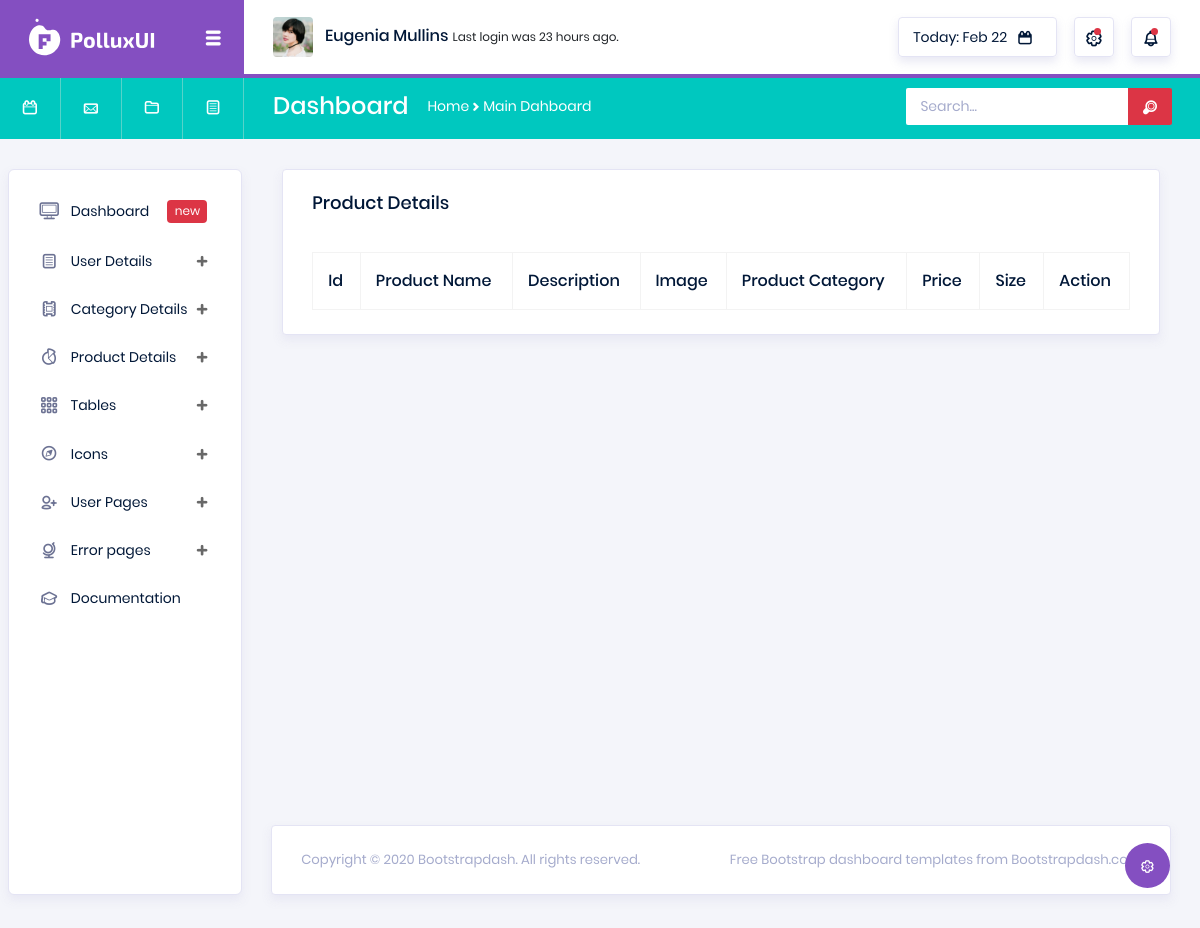
The app's page /Dashboard/viewproduct/, older data.
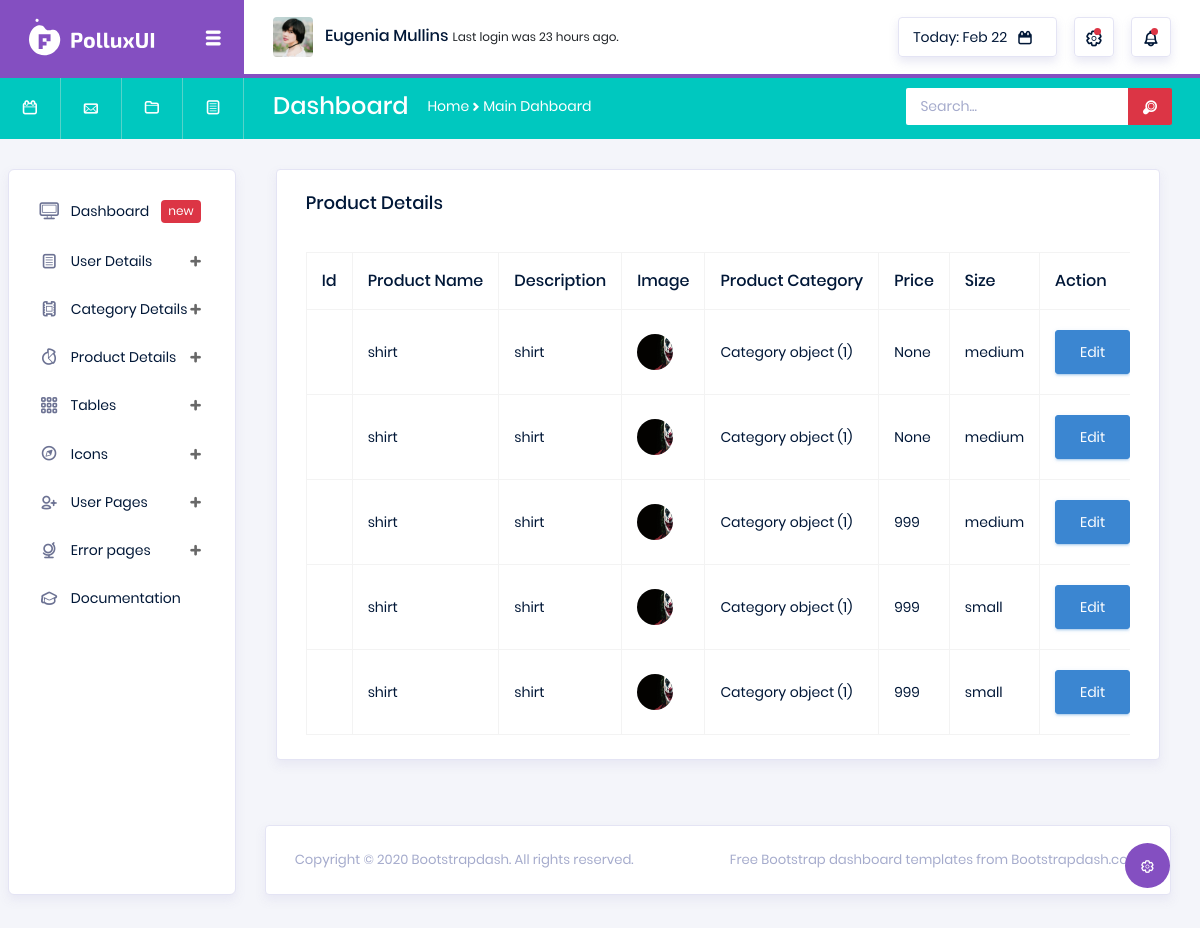
The same page, newer data.
### users/models.py (models this page shows, shortened)
class Product(models.Model):
    product_id = models.UUIDField(primary_key=True, default=uuid.uuid4, editable=False)
    Product_Name = models.CharField(max_length=100)
    Description = models.CharField(max_length=100)
    Product_Image = models.ImageField(upload_to="profile")
    Product_Category = models.ForeignKey(Category, on_delete=models.CASCADE)
    Price = models.IntegerField(null=True)
    SIZE_CHOICES = [
        ('small', 'Small'),
        ('medium', 'Medium'),
        ('large', 'Large'),
        ('xl', 'XL'),
    ]
    Size = models.CharField(max_length=10, choices=SIZE_CHOICES)
    COLOR_CHOICES = [
        ('red', 'Red'),
        ('blue', 'Blue'),
        ('green', 'Green'),
        ('yellow', 'Yellow'),
    ]
    Color = models.CharField(max_length=20, choices=COLOR_CHOICES)

class Category(models.Model):
    Category_Name = models.CharField(max_length=100)

### Dashboard/views.py (the view)
# urls.py: path('viewproduct/',views.viewproduct,name="viewproduct"),
def viewproduct(request):
    pro = Product.objects.all()
    return render(request,"ViewProduct.html",{'pro':pro})

### Dashboard/Templates/ViewProduct.html (shortened to what this page needs)
<!DOCTYPE html>
{% load static %}
<html lang="en">
<head>
  <link rel="stylesheet" href="{% static 'vendors/typicons/typicons.css' %}">
  <link rel="stylesheet" href="{% static 'vendors/css/vendor.bundle.base.css' %}">
  <link rel="stylesheet" href="{% static 'css/vertical-layout-light/style.css' %}">
</head>
<body>
  <div class="container-scroller">
    <nav class="navbar col-lg-12 col-12 p-0 fixed-top d-flex flex-row">
      <div class="navbar-brand-wrapper d-flex justify-content-center">
        <div class="navbar-brand-inner-wrapper d-flex justify-content-between align-items-center w-100">
          <a class="navbar-brand brand-logo" href="index.html"><img src="{% static 'images/logo.svg' %}" alt="logo"/></a>
          <button class="navbar-toggler navbar-toggler align-self-center" type="button" data-toggle="minimize">
            <span class="typcn typcn-th-menu"></span>
          </button>
        </div>
      </div>
      <div class="navbar-menu-wrapper d-flex align-items-center justify-content-end">
        <ul class="navbar-nav mr-lg-2">
          <li class="nav-item nav-profile dropdown">
            <a class="nav-link" href="#" data-toggle="dropdown" id="profileDropdown">
              <img src="{% static 'images/faces/face5.jpg' %}" alt="profile"/>
              <span class="nav-profile-name">Eugenia Mullins</span>
            </a>
          </li>
          <li class="nav-item nav-user-status dropdown">
              <p class="mb-0">Last login was 23 hours ago.</p>
          </li>
        </ul>
         <ul class="navbar-nav navbar-nav-right">
                         <li class="nav-item nav-date dropdown">
          <a class="nav-link d-flex justify-content-center align-items-center" href="javascript:;">
            <h6 class="date mb-0" id="currentDate"></h6>
            <i class="typcn typcn-calendar"></i>
          </a>
        </li>
          <li class="nav-item dropdown">
            <a class="nav-link count-indicator dropdown-toggle d-flex justify-content-center align-items-center" id="messageDropdown" href="#" data-toggle="dropdown">
              <i class="typcn typcn-cog-outline mx-0"></i>
              <span class="count"></span>
            </a>
          </li>
          <li class="nav-item dropdown mr-0">
            <a class="nav-link count-indicator dropdown-toggle d-flex align-items-center justify-content-center" id="notificationDropdown" href="#" data-toggle="dropdown">
              <i class="typcn typcn-bell mx-0"></i>
              <span class="count"></span>
            </a>
          </li>
        </ul>
      </div>
    </nav>
    <nav class="navbar-breadcrumb col-xl-12 col-12 d-flex flex-row p-0">
      <div class="navbar-links-wrapper d-flex align-items-stretch">
        <div class="nav-link">
          <a href="javascript:;"><i class="typcn typcn-calendar-outline"></i></a>
        </div>
        <div class="nav-link">
          <a href="javascript:;"><i class="typcn typcn-mail"></i></a>
        </div>
        <div class="nav-link">
          <a href="javascript:;"><i class="typcn typcn-folder"></i></a>
        </div>
        <div class="nav-link">
          <a href="javascript:;"><i class="typcn typcn-document-text"></i></a>
        </div>
      </div>
      <div class="navbar-menu-wrapper d-flex align-items-center justify-content-end">
        <ul class="navbar-nav mr-lg-2">
          <li class="nav-item ml-0">
            <h4 class="mb-0">Dashboard</h4>
          </li>
          <li class="nav-item">
            <div class="d-flex align-items-baseline">
              <p class="mb-0">Home</p>
              <i class="typcn typcn-chevron-right"></i>
              <p class="mb-0">Main Dahboard</p>
            </div>
          </li>
        </ul>
        <ul class="navbar-nav navbar-nav-right">
          <li class="nav-item nav-search d-none d-md-block mr-0">
            <div class="input-group">
              <input type="text" class="form-control" placeholder="Search..." aria-label="search" aria-describedby="search">
              <div class="input-group-prepend">
                <span class="input-group-text" id="search">
                  <i class="typcn typcn-zoom"></i>
                </span>
              </div>
            </div>
          </li>
        </ul>
      </div>
    </nav>
    <div class="container-fluid page-body-wrapper">
      <div class="theme-setting-wrapper">
        <div id="settings-trigger"><i class="typcn typcn-cog-outline"></i></div>
      </div>
      <nav class="sidebar sidebar-offcanvas" id="sidebar">
        <ul class="nav">
          <li class="nav-item">
            <a class="nav-link" href="{% url 'index' %}">
              <i class="typcn typcn-device-desktop menu-icon"></i>
              <span class="menu-title">Dashboard</span>
              <div class="badge badge-danger">new</div>
            </a>
          </li>
          <li class="nav-item">
            <a class="nav-link" data-toggle="collapse" href="#ui-basic" aria-expanded="false" aria-controls="ui-basic">
              <i class="typcn typcn-document-text menu-icon"></i>
              <span class="menu-title">User Details</span>
              <i class="menu-arrow"></i>
            </a>
          </li>
          <li class="nav-item">
            <a class="nav-link" data-toggle="collapse" href="#form-elements" aria-expanded="false" aria-controls="form-elements">
              <i class="typcn typcn-film menu-icon"></i>
              <span class="menu-title">Category Details</span>
              <i class="menu-arrow"></i>
            </a>
          </li>
          <li class="nav-item">
            <a class="nav-link" data-toggle="collapse" href="#charts" aria-expanded="false" aria-controls="charts">
              <i class="typcn typcn-chart-pie-outline menu-icon"></i>
              <span class="menu-title">Product Details</span>
              <i class="menu-arrow"></i>
            </a>
          </li>
          <li class="nav-item">
            <a class="nav-link" data-toggle="collapse" href="#tables" aria-expanded="false" aria-controls="tables">
              <i class="typcn typcn-th-small-outline menu-icon"></i>
              <span class="menu-title">Tables</span>
              <i class="menu-arrow"></i>
            </a>
          </li>
          <li class="nav-item">
            <a class="nav-link" data-toggle="collapse" href="#icons" aria-expanded="false" aria-controls="icons">
              <i class="typcn typcn-compass menu-icon"></i>
              <span class="menu-title">Icons</span>
              <i class="menu-arrow"></i>
            </a>
          </li>
          <li class="nav-item">
            <a class="nav-link" data-toggle="collapse" href="#auth" aria-expanded="false" aria-controls="auth">
              <i class="typcn typcn-user-add-outline menu-icon"></i>
              <span class="menu-title">User Pages</span>
              <i class="menu-arrow"></i>
            </a>
          </li>
          <li class="nav-item">
            <a class="nav-link" data-toggle="collapse" href="#error" aria-expanded="false" aria-controls="error">
              <i class="typcn typcn-globe-outline menu-icon"></i>
              <span class="menu-title">Error pages</span>
              <i class="menu-arrow"></i>
            </a>
          </li>
          <li class="nav-item">
            <a class="nav-link" href="https://bootstrapdash.com/demo/polluxui-free/docs/documentation.html">
              <i class="typcn typcn-mortar-board menu-icon"></i>
              <span class="menu-title">Documentation</span>
            </a>
          </li>
        </ul>
      </nav>
      {% block content %}
      <div class="main-panel">
        <div class="content-wrapper">
         <div class="col-lg-12 grid-margin stretch-card">
              <div class="card">
                <div class="card-body">
                  <h4 class="card-title">Product Details</h4>
                  <div class="table-responsive pt-3">
                    <table class="table table-bordered">
                      <thead>
                        <tr>
                          <th>
                            Id
                          </th>
                          <th>
                            Product Name
                          </th>
                          <th>
                            Description
                          </th>
                          <th>
                            Image
                          </th>
                          <th>
                            Product Category
                          </th>
                             <th>
                            Price
                          </th>
                             <th>
                            Size
                          </th>
                           <th>
                            Action
                          </th>
                        </tr>
                      </thead>
                      <tbody>
                      {% for i in pro %}
                        <tr>
                          <td>
                          </td>
                          <td>
                            {{i.Product_Name}}
                          </td>
                          <td>
                            {{i.Description}}
                          </td>
                          <td>
                            <img src="{{i.Product_Image.url}}" height="100px">
                          </td>
                          <td>
                            {{i.Product_Category}}
                          </td>
                          <td>
                            {{i.Price}}
                          </td>
                          <td>
                            {{i.Size}}
                          </td>
                          <td>
                            <form action="{% url 'editproduct' dataid=i.id %}">
                              <button type="submit" class="btn btn-info">Edit</button>
                            </form>
                          </td>
                        </tr>
                      {% endfor %}
                        </tbody>
                    </table>
                  </div>
                </div>
              </div>
            </div>
        </div>
        <footer class="footer">
            <div class="card">
                <div class="card-body">
                    <div class="d-sm-flex justify-content-center justify-content-sm-between">
                        <span class="text-muted text-center text-sm-left d-block d-sm-inline-block">Copyright © 2020 <a href="https://www.bootstrapdash.com/" class="text-muted" target="_blank">Bootstrapdash</a>. All rights reserved.</span>
                        <span class="float-none float-sm-right d-block mt-1 mt-sm-0 text-center text-muted">Free <a href="https://www.bootstrapdash.com/" class="text-muted" target="_blank">Bootstrap dashboard</a> templates from Bootstrapdash.com</span>
                    </div>
                </div>
            </div>
        </footer>
      </div>
    </div>
  </div>
</body>
</html>
{% endblock %}

Row changes from the older to the newer data that the page shows:
added Product: Product_Name "shirt", Description "shirt", Product_Image (picture), Product_Category "Category object (1)", Price "None", Size "medium"
added Product: Product_Name "shirt", Description "shirt", Product_Image (picture), Product_Category "Category object (1)", Price "None", Size "medium"
added Product: Product_Name "shirt", Description "shirt", Product_Image (picture), Product_Category "Category object (1)", Price "999", Size "medium"
added Product: Product_Name "shirt", Description "shirt", Product_Image (picture), Product_Category "Category object (1)", Price "999", Size "small"
added Product: Product_Name "shirt", Description "shirt", Product_Image (picture), Product_Category "Category object (1)", Price "999", Size "small"
